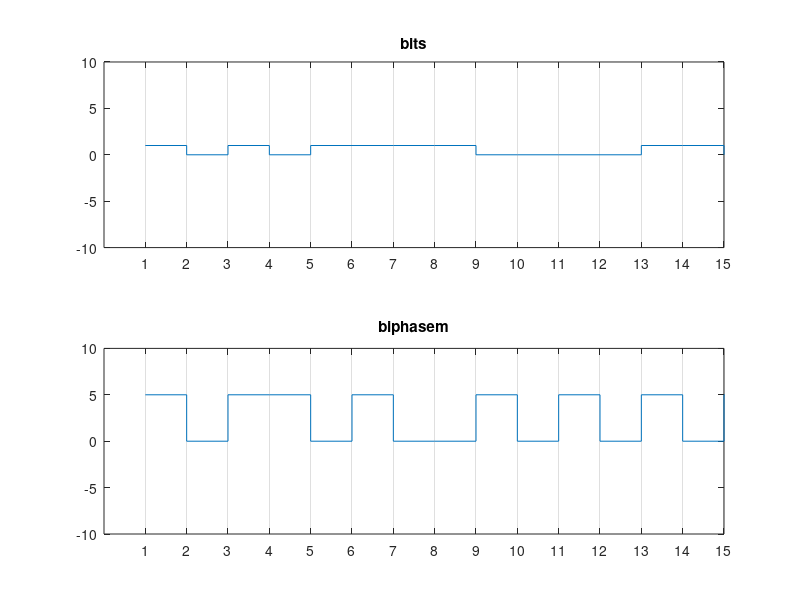

Reproduce this figure in MATLAB.
clc
clear all
s=[1 0 1 0 1 1 1 1 0 0 0 0 1 1];
s(length(s)+1)=0;
y = [];
prev =0;
for (x=1:1:length(s))
    if(s(x)==1 && prev==0)
        y = [y,5];
        y = [y,0];
        prev = 0;
    elseif (s(x)==1 && prev==5)
        y = [y,0];
        y = [y,5];
        prev = 5;
    elseif (s(x)==0 && prev==0)
        y = [y,5];
        y = [y,5];
        prev = 5;
    else 
        y = [y,0];
        y = [y,0];
        prev =0;
    end
end

subplot (2,1,1);
stairs (s)
title('bits');
set (gca,'Xgrid','on');
set (gca,'Xtick',[1:1:length(s)]);
axis ([0 15 -10 10]);

subplot (2,1,2);
stairs (y);
set (gca,'Xgrid','on');
set (gca,'Xtick',[1:1:length(s)]);
axis ([0 15 -10 10]);
title ('biphasem');